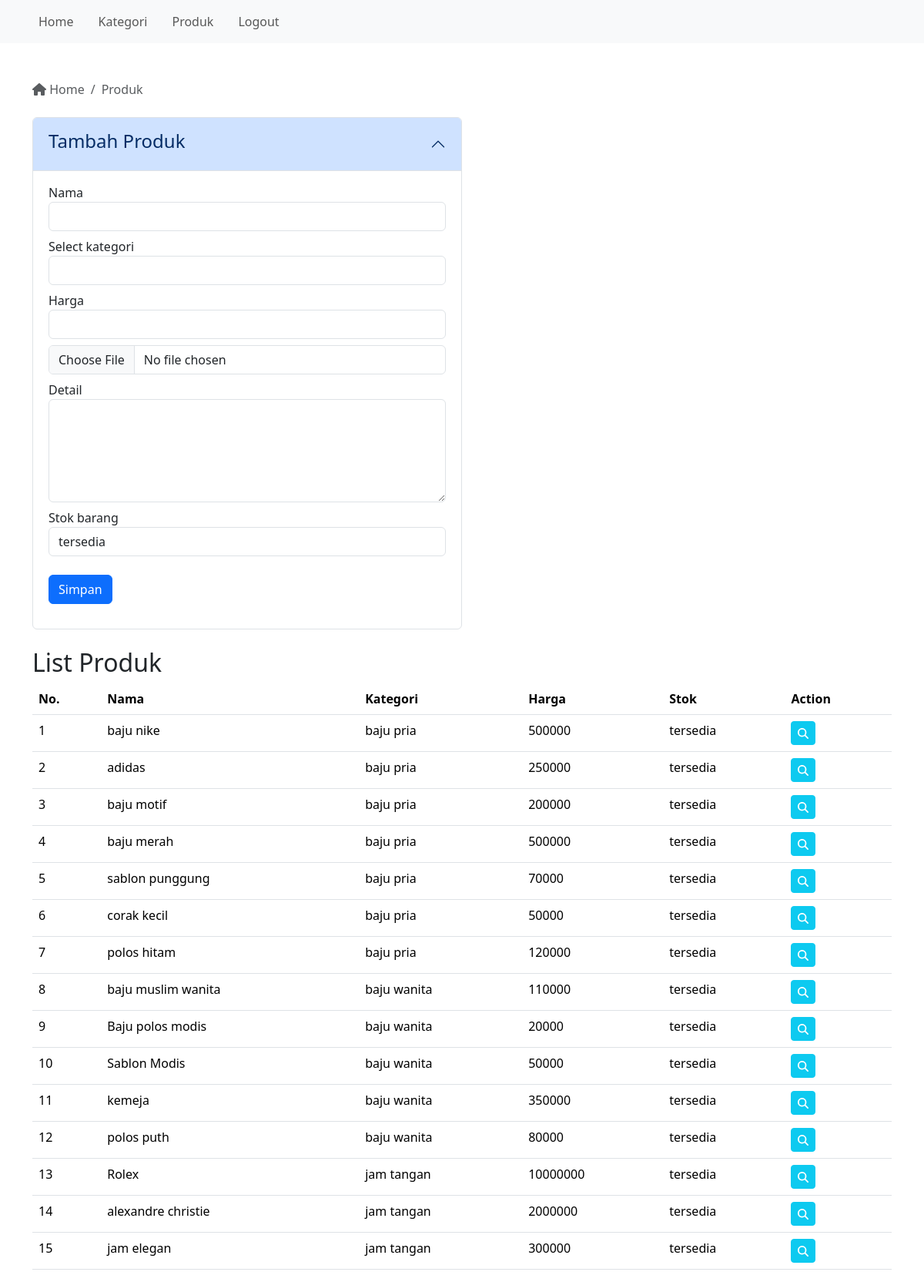
/adminpanel/produk.php (signed in), run on the app's committed database.
### tables this page shows
CREATE TABLE IF NOT EXISTS `produk` (
  `id` int NOT NULL AUTO_INCREMENT,
  `kategori_id` int NOT NULL,
  `nama` varchar(255) NOT NULL,
  `harga` double NOT NULL,
  `foto` varchar(255) DEFAULT NULL,
  `detail` text,
  `ketersediaan_stok` enum('habis','tersedia') DEFAULT 'tersedia',
  PRIMARY KEY (`id`),
  KEY `nama` (`nama`),
  KEY `kategori_produk` (`kategori_id`),
  CONSTRAINT `kategori_produk` FOREIGN KEY (`kategori_id`) REFERENCES `kategori` (`id`) ON DELETE RESTRICT
);

CREATE TABLE IF NOT EXISTS `kategori` (
  `id` int NOT NULL AUTO_INCREMENT,
  `nama` varchar(100) NOT NULL,
  PRIMARY KEY (`id`)
);

### adminpanel/produk.php (the view, shortened to what this page needs)
<?php
require '../koneksi.php';
$queryProduk = mysqli_query($conn, 'SELECT a.*, b.nama AS nama_kategori FROM produk a JOIN kategori b ON a.kategori_id=b.id');
$queryKategori = mysqli_query($conn, 'SELECT * FROM kategori');
?>
<!DOCTYPE html>
<html lang="en">
<head>
     <link rel="stylesheet" href="../bootstrap/css/bootstrap.min.css">
     <link rel="stylesheet" href="../fontawesome/css/fontawesome.min.css">
</head>
<body>
     <?php include('components/navbar.php') ?>
     <div class="container mt-5">
          <nav aria-label="breadcrumb">
               <ol class="breadcrumb">
                    <li class="breadcrumb-item active" aria-current="page"><a class="text-muted" style="text-decoration: none;" href="../adminpanel/"><i class="fa-solid fa-house"></i> Home</a></li>
                    <li class="breadcrumb-item active" aria-current="page">Produk</li>
               </ol>
          </nav>
          <div class="my-4 col-12 col-md-6">
               <div class="accordion" id="accordionExample">
                    <div class="accordion-item">
                         <h2 class="accordion-header" id="headingOne">
                              <button class="accordion-button" type="button" data-bs-toggle="collapse" data-bs-target="#collapseOne" aria-expanded="true" aria-controls="collapseOne">
                                   <h4>Tambah Produk</h4>
                              </button>
                         </h2>
                         <div id="collapseOne" class="accordion-collapse collapse show" aria-labelledby="headingOne" data-bs-parent="#accordionExample">
                              <div class="accordion-body">
                                   <form action="" method="post" enctype="multipart/form-data">
                                        <div class="row gap-2">
                                             <div>
                                                  <label for="nama">Nama</label>
                                                  <input type="text" id="nama" name="nama" class="form-control" required autocomplete="off">
                                             </div>
                                             <div>
                                                  <label for="kategori">Select kategori</label>
                                                  <select name="kategori" id="kategori" class="form-control" required>
                                                       <option selected disabled></option>
                                                       <?php
                                                       while ($kategori = mysqli_fetch_array($queryKategori)) {
                                                       ?>
                                                            <option value="<?= $kategori['id'] ?>"><?= $kategori['nama'] ?></option>
                                                       <?php
                                                       }
                                                       ?>
                                                  </select>
                                             </div>
                                             <div>
                                                  <label for="harga">Harga</label>
                                                  <input type="text" id="harga" name="harga" class="form-control" required autocomplete="off">
                                             </div>
                                             <div>
                                                  <input type="file" id="foto" name="foto" class="form-control" autocomplete="off">
                                             </div>
                                             <div>
                                                  <label for="harga">Detail</label>
                                                  <textarea name="detail" id="detail" cols="20" rows="5" class="form-control"></textarea>
                                             </div>
                                             <div>
                                                  <label for="stok">Stok barang</label>
                                                  <select name="stok" id="stok" class="form-control">
                                                       <option selected value="tersedia">tersedia</option>
                                                  </select>
                                             </div>
                                             <div class="my-3">
                                                  <button type="submit" class="btn btn-primary" name="simpanProduk">Simpan</button>
                                             </div>
                                        </div>
                                   </form>
                              </div>
                         </div>
                    </div>
               </div>
          </div>
          <div class="mt-3">
               <h2>List Produk</h2>
               <div class="table-responsive">
                    <table class="table">
                         <thead>
                              <tr>
                                   <th>No.</th>
                                   <th>Nama</th>
                                   <th>Kategori</th>
                                   <th>Harga</th>
                                   <th>Stok</th>
                                   <th>Action</th>
                              </tr>
                         </thead>
                         <tbody>
                              <?php
                              $number = 1;
                              while ($produk = mysqli_fetch_array($queryProduk)) {
                              ?>
                                   <tr>
                                        <td><?= $number ?></td>
                                        <td><?= $produk['nama'] ?></td>
                                        <td><?= $produk['nama_kategori'] ?></td>
                                        <td><?= $produk['harga'] ?></td>
                                        <td><?= $produk['ketersediaan_stok'] ?></td>
                                        <td><a href="produk-detail.php?id=<?= $produk['id'] ?>" class="btn btn-sm btn-info text-white"><i class="fas fa-search"></i></a></td>
                                   </tr>
                              <?php
                                   $number++;
                              }
                              ?>
                         </tbody>
                    </table>
               </div>
          </div>
     </div>
</body>
</html>

### adminpanel/components/navbar.php (shortened to what this page needs)
<nav class="navbar navbar-expand-lg bg-body-tertiary">
     <div class="container">
          <div class="collapse navbar-collapse" id="navbarSupportedContent">
               <ul class="navbar-nav me-auto mb-2 mb-lg-0">
                    <li class="nav-item">
                         <a class="nav-link me-3" href="../adminpanel/">Home</a>
                    </li>
                    <li class="nav-item">
                         <a class="nav-link me-3" href="../adminpanel/kategori.php">Kategori</a>
                    </li>
                    <li class="nav-item">
                         <a class="nav-link me-3" href="../adminpanel/produk.php">Produk</a>
                    </li>
                    <li class="nav-item">
                         <a class="nav-link me-3" href="../adminpanel/logout.php">Logout</a>
                    </li>
               </ul>
          </div>
     </div>
</nav>

### data on the page
produk: nama "baju nike", kategori.nama "baju pria", harga "500000", ketersediaan_stok "tersedia"
produk: nama "adidas", kategori.nama "baju pria", harga "250000", ketersediaan_stok "tersedia"
produk: nama "baju motif", kategori.nama "baju pria", harga "200000", ketersediaan_stok "tersedia"
produk: nama "baju merah", kategori.nama "baju pria", harga "500000", ketersediaan_stok "tersedia"
produk: nama "sablon punggung", kategori.nama "baju pria", harga "70000", ketersediaan_stok "tersedia"
produk: nama "corak kecil", kategori.nama "baju pria", harga "50000", ketersediaan_stok "tersedia"
produk: nama "polos hitam", kategori.nama "baju pria", harga "120000", ketersediaan_stok "tersedia"
produk: nama "baju muslim wanita", kategori.nama "baju wanita", harga "110000", ketersediaan_stok "tersedia"
produk: nama "Baju polos modis", kategori.nama "baju wanita", harga "20000", ketersediaan_stok "tersedia"
produk: nama "Sablon Modis", kategori.nama "baju wanita", harga "50000", ketersediaan_stok "tersedia"
produk: nama "kemeja", kategori.nama "baju wanita", harga "350000", ketersediaan_stok "tersedia"
produk: nama "polos puth", kategori.nama "baju wanita", harga "80000", ketersediaan_stok "tersedia"
produk: nama "Rolex", kategori.nama "jam tangan", harga "10000000", ketersediaan_stok "tersedia"
produk: nama "alexandre christie", kategori.nama "jam tangan", harga "2000000", ketersediaan_stok "tersedia"
produk: nama "jam elegan", kategori.nama "jam tangan", harga "300000", ketersediaan_stok "tersedia"
